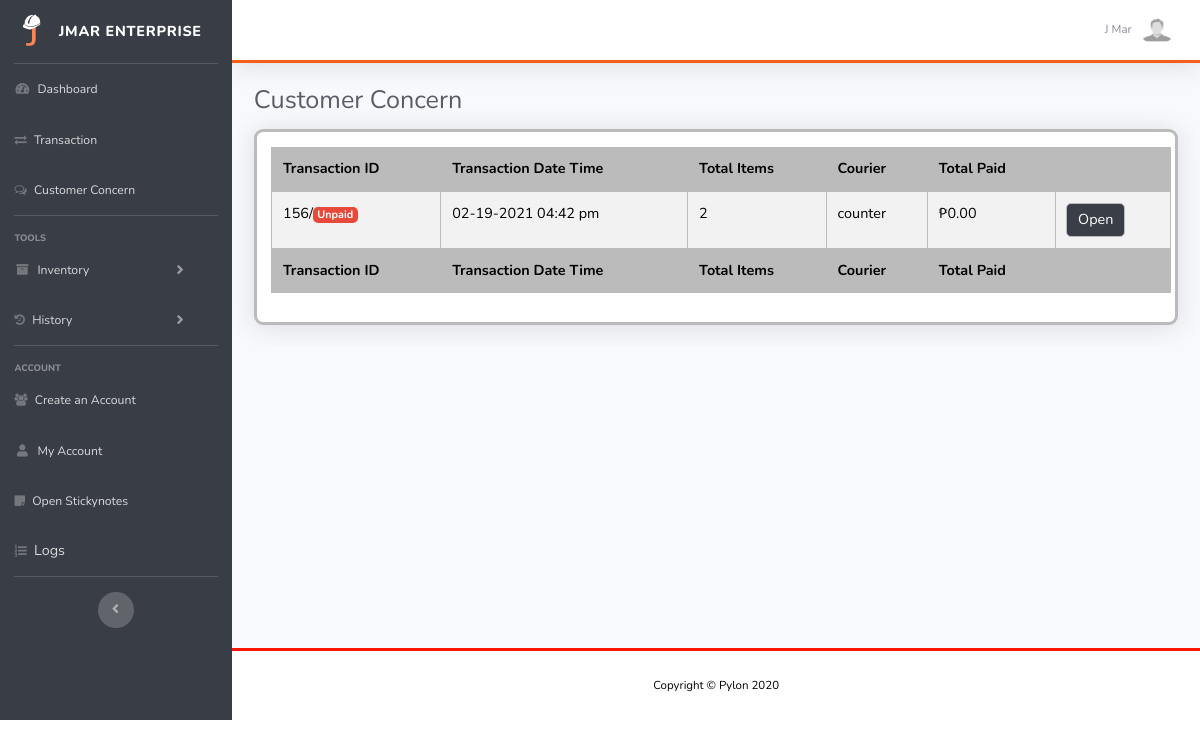
/?p=return (signed in), run on an earlier commit of the app's database.
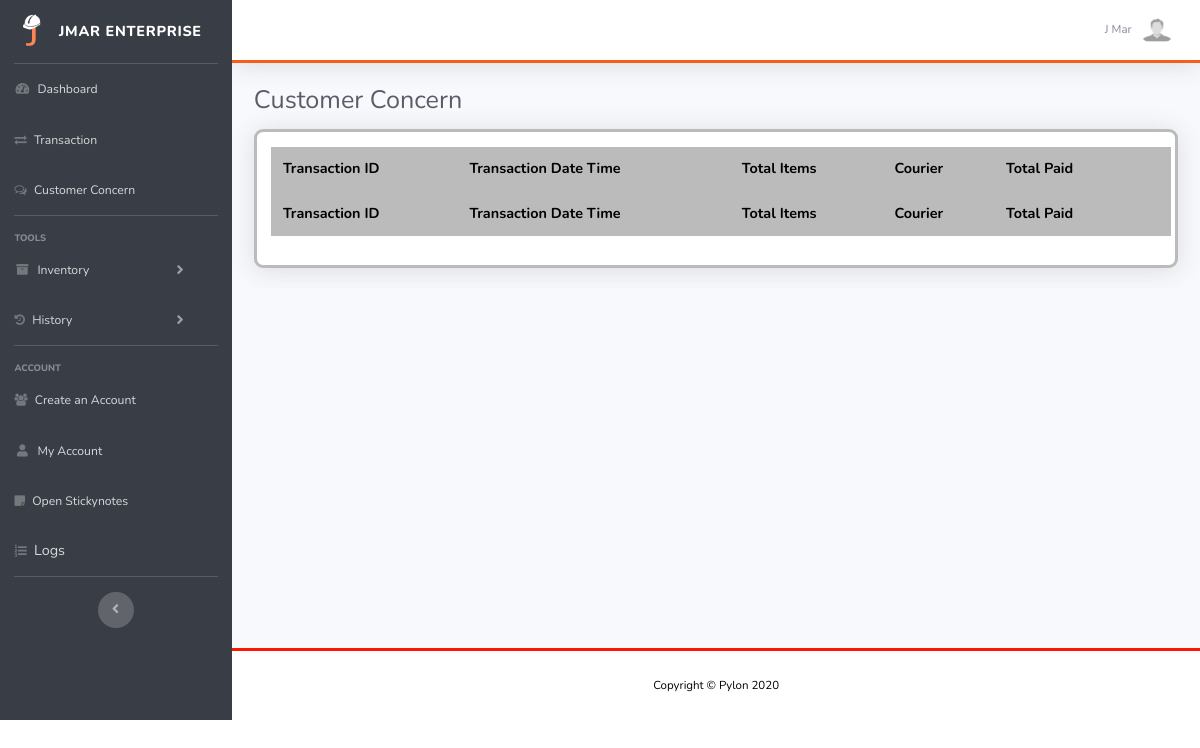
And on a later commit of the database.
### tables this page shows
CREATE TABLE `transactions` (
  `transaction_id` int(11) NOT NULL,
  `transaction_type` varchar(32) NOT NULL,
  `transaction_datetime` varchar(32) NOT NULL,
  `user_id` varchar(32) DEFAULT NULL,
  `courier` varchar(32) DEFAULT NULL,
  `cash` varchar(32) DEFAULT NULL,
  `reciept_no` varchar(32) DEFAULT NULL,
  `payment` varchar(32) NOT NULL,
  `customer` text NOT NULL,
  `discount` varchar(32) NOT NULL DEFAULT '0',
  `paid` varchar(12) NOT NULL DEFAULT 'false'
);

### index.php (shortened to what this page needs)
<?php
    include "controller/core.php";
?>
<!DOCTYPE html>
<html lang="en">
<head>
    <link href="vendor/fontawesome-free/css/all.min.css" rel="stylesheet" type="text/css">
    <link href="css/sb-admin-2.min.css" rel="stylesheet">
    <link href="css/global.css" rel="stylesheet">
</head>
<body id="page-top" class="main-content">
        <?php page(); ?>
</body>
</html>

### controller/core.php (shortened to what this page needs)
<?php
    function page(){
        if(isset($_SESSION["page"])){
            include "includes/" . $_SESSION["page"] . ".php";
        }else{
            if(isset($_SESSION["user"])){
                include "includes/home.php";
            }else{
                include "includes/login.php";
            }
        }
    }
    function home_core($reason = NULL, $reason2 = NULL){
        if($reason != NULL){
            if($reason == "get"){
                return $GLOBALS['roles'][$_SESSION["user"]["role"]]["default"];
            }else if($reason == "get_roles"){
                return $GLOBALS['roles'][$reason2];
            }else{
                return "hhmmmm... not today..";
            }
        }else{
            if(isset($_SESSION["user"])){
                if(isset($_GET["p"])){
                    if(in_array($_GET["p"], $GLOBALS['roles'][$_SESSION["user"]["role"]])){
                        if(file_exists("includes/" . $_GET["p"] . ".php")){
                            include "includes/" . $_GET["p"] . ".php";
                        }
                        else{
                            include "includes/error404.php";
                        }
                    }else{
                        include "includes/error404.php";
                    }
                }
                else{
                    include "includes/" . $GLOBALS['roles'][$_SESSION["user"]["role"]]["default"] . ".php";
                }
            }
        }
    }
    function sidebar_core(){
        if(file_exists("includes/" . $_SESSION["user"]["role"] . "/sidebar.php")){
            include "includes/" . $_SESSION["user"]["role"] . "/sidebar.php";
        }
    }
?>

### includes/home.php (shortened to what this page needs)
<div id="wrapper">
    <?php include "sidebar.php" ?>
    <link rel="stylesheet" href="https://stackpath.bootstrapcdn.com/font-awesome/4.7.0/css/font-awesome.min.css">
<div id="content-wrapper" class="d-flex flex-column ">
    <div id="content">
        <?php include "topbar.php"; ?>
        <div class="container-fluid" style = "overflow-y: auto;">
            <?php
                home_core();
            ?>
        </div>
    </div>
    <?php
        include "footer.php";
    ?>
</div>
</div>
<link rel="stylesheet" href="css/home.css">

### includes/sidebar.php
<ul class="navbar-nav bg-gradient-primary sidebar sidebar-dark accordion" id="accordionSidebar">
    <a class="sidebar-brand d-flex align-items-center justify-content-center" href="<?php echo "?p=" . $GLOBALS['roles'][$_SESSION["user"]["role"]]["default"]  ?>">
        <div class="sidebar-brand-icon">
            <img src="img/icon-logo.png" alt="" height="50">
        </div>
        <div class="sidebar-brand-text mx-3">JMAR Enterprise</div>
    </a>
    <?php sidebar_core() ?>
    <hr class="sidebar-divider d-none d-md-block">
    <div class="text-center d-none d-md-inline">
        <button class="rounded-circle border-0" id="sidebarToggle"></button>
    </div>
</ul>

### includes/admin/sidebar.php (shortened to what this page needs)
<hr class="sidebar-divider my-0">
<li class="nav-item">
    <a class="nav-link" href="?p=dashboard">
        <i class="fas fa-fw fa-tachometer-alt"></i>
        <span>Dashboard</span></a>
</li>
<li class="nav-item">
    <a class="nav-link" href="?p=transaction-new">
        <i class="fa fa-exchange" aria-hidden="true"></i>
        <span>Transaction</span></a>
</li>
<li class="nav-item">
    <a class="nav-link" href="?p=return">
    <i class="fa fa-comments-o" aria-hidden="true"></i>
        <span>Customer Concern</span></a>
</li>
<hr class="sidebar-divider">
<div class="sidebar-heading">
    Tools
</div>
<li class="nav-item">
    <a class="nav-link collapsed" href="#" data-toggle="collapse" data-target="#collapseTwo" aria-expanded="true" aria-controls="collapseTwo">
        <i class="fas fa-fw fa-archive"></i>
        <span>Inventory</span>
    </a>
    <a class="nav-link collapsed" href="#" data-toggle="collapse" data-target="#collapsehistory" aria-expanded="true" aria-controls="collapsehistory">
        <i class="fa fa-history" aria-hidden="true"></i>
        <span>History</span>
    </a>
</li>
<hr class="sidebar-divider">
<div class="sidebar-heading">
    Account
</div>
<li class="nav-item">
    <a  class="nav-link" href="#" id="b-reg">
        <i class="fa fa-users" aria-hidden="true"></i>
        <span>Create an Account</span>
    </a>
    <a class="nav-link" href="?p=account">
        <i class="fas fa-fw fa-user"></i>
        <span>My Account</span>
    </a>
    <a class="nav-link" id="note-button">
        <i class="fa fa-sticky-note" aria-hidden="true"></i>
        <span>Open Stickynotes</span>
    </a>
    <a class="nav-link" href="?p=logs">
        <i class="fa fa-list-ol" aria-hidden="true"></i>
        Logs
    </a>
</li>
<link rel="stylesheet" href="css/sidebar.css">
<link rel="stylesheet" href="https://cdn.datatables.net/1.10.22/css/dataTables.bootstrap4.min.css">

### includes/topbar.php (shortened to what this page needs)
<nav class="navbar navbar-expand navbar-light bg-white topbar mb-4 static-top shadow">
<ul class="navbar-nav ml-auto">
    <li class="nav-item dropdown no-arrow">
        <a class="nav-link dropdown-toggle" href="#" id="userDropdown" role="button"
            data-toggle="dropdown" aria-haspopup="true" aria-expanded="false">
            <span class="mr-2 d-none d-lg-inline text-gray-600 small"><?php echo $_SESSION['user']['f_name'] . " " . $_SESSION['user']['l_name'] ?></span>
            <img class="img-profile rounded-circle"
                src="img/<?php echo $_SESSION['user']['user_img'];?>" style="width: 40px; heigth: 50px">
        </a>
    </li>
</ul>
</nav>

### includes/return.php (shortened to what this page needs)
<link rel="stylesheet" href="https://cdn.datatables.net/1.10.22/css/dataTables.bootstrap4.min.css">
<link rel="stylesheet" href="https://stackpath.bootstrapcdn.com/font-awesome/4.7.0/css/font-awesome.min.css">
<div class="inventory-head d-flex mb-3">
    <h1 class="h3 mb-0 text-gray-800">Customer Concern</h1>
</div>
<div class="shadow mb-4 p-3">
    <table id="example" style="width:1000px"  class="table table-striped table-bordered">
        <thead>
            <tr>
                <th>Transaction ID</th>
                <th>Transaction Date Time</th>
                <th>Total Items</th>
                <th>Courier</th>
                <th>Total Paid</th>
                <th></th>
            </tr>
        </thead>
        <tfoot>
            <tr>
                <th>Transaction ID</th>
                <th>Transaction Date Time</th>
                <th>Total Items</th>
                <th>Courier</th>
                <th>Total Paid</th>
                <th></th>
            </tr>
        </tfoot>
        <tbody id="data-trans">
            <?php include "get-transactions.php"; ?>
        </tbody>
    </table>
</div>

### includes/get-transactions.php (shortened to what this page needs)
<?php
    include "controller/connect.php";
    $sql = "SELECT * FROM transactions WHERE transaction_type = 'outgoing'";
    $result = mysqli_query($conn, $sql);
    while($data = $result->fetch_assoc()){
        $id = $data["transaction_id"];
        $sql1 = "SELECT
                    *
                FROM
                    purchased_item
                INNER JOIN
                    items
                ON
                    purchased_item.item_id = items.item_id
                WHERE
                    transaction_id = '$id'";
        $result1 = mysqli_query($conn, $sql1);
        $total_items = mysqli_num_rows($result1);
        if($total_items > 0){
            $sub_total = 0;
            $sub_total = floatval($sub_total - floatval($sub_total * floatval($data["discount"] / 100)));
?>
            <tr>
                <td>
                    <?php
                        echo $data["transaction_id"] . "/" . $data["reciept_no"];
                        if($data["paid"] == "true"){
                            echo '<span class="badge badge-success">Paid</span>';
                        }else{
                            echo '<span class="badge badge-danger">Unpaid</span>';
                        }
                    ?>
                </td>
                <td><?php echo $data["transaction_datetime"] ?></td>
                <td><?php echo $total_items ?></td>
                <td><?php echo $data["courier"] ?></td>
                <td>₱<?php echo number_format($sub_total, 2) ?></td>
                <td><button class="open btn btn-primary" value="<?php echo $data["transaction_id"] ?>" data-toggle="modal" data-target="#transmodal">Open</button></td>
            </tr>
<?php
        }
    }
?>

### includes/footer.php
<footer class="sticky-footer bg-white">
    <div class="container my-auto">
        <div class="copyright text-center my-auto">
            <span>Copyright &copy; Pylon 2020</span>
        </div>
    </div>
</footer>

### css/global.css (style rules this page uses)
.p-3 { background-color: white !important; }

What changed in the data, as far as the page shows it:
removed transactions: transaction_id "156", paid "Unpaid", transaction_datetime "02-19-2021 04:42 pm", total_items "2", courier "counter", discount "0.00"
